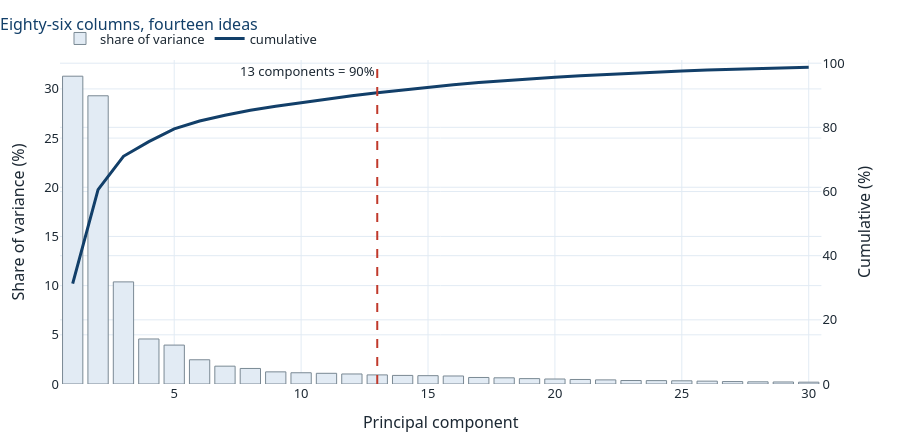

The notebook cell this image was saved under:
### Markdown cell above
The block structure is the point. Inside each dark square sit indicators with different names, different inventors and different Investopedia pages, which move together almost perfectly.

### Code cell
ev = np.linalg.eigvalsh(np.cov(Zc.values.T))[::-1]
ev = ev / ev.sum()
cum = np.cumsum(ev)
n90 = int(np.searchsorted(cum, 0.90) + 1)

fig = make_subplots(specs=[[{"secondary_y": True}]])
fig.add_trace(go.Bar(x=np.arange(1, 31), y=ev[:30] * 100, name="share of variance",
                     marker_color=C["band"], marker_line=dict(color=C["grey"], width=1)))
fig.add_trace(go.Scatter(x=np.arange(1, 31), y=cum[:30] * 100, name="cumulative",
                         line=dict(color=C["navy"], width=3)), secondary_y=True)
fig.add_vline(x=n90, line=dict(color=C["red"], width=2, dash="dash"),
              annotation_text=f"{n90} components = 90%", annotation_position="top left")
fig.update_xaxes(title="Principal component")
fig.update_yaxes(title="Share of variance (%)", secondary_y=False)
fig.update_yaxes(title="Cumulative (%)", secondary_y=True, range=[0, 101])
style(fig, height=440, title="Eighty-six columns, fourteen ideas")
fig.show()

### Figure 1 — Plotly figure (JSON) as saved in the notebook; plotly's stock layout.template omitted (floating-point values rounded to 4 significant figures)
{"data": [{"marker": {"color": "#E2EBF4", "line": {"color": "#7A8994", "width": 1}}, "name": "share of variance", "type": "bar", "x": [1, 2, 3, 4, 5, 6, 7, 8, 9, 10, 11, 12, 13, 14, 15, 16, 17, 18, 19, 20, 21, 22, 23, 24, 25, 26, 27, 28, 29, 30], "y": [31.29, 29.3, 10.38, 4.578, 3.955, 2.463, 1.813, 1.579, 1.234, 1.144, 1.087, 1.02, 0.9253, 0.8725, 0.8466, 0.8139, 0.6635, 0.6279, 0.5482, 0.5087, 0.4598, 0.4187, 0.3557, 0.3449, 0.3231, 0.2893, 0.2469, 0.221, 0.2065, 0.1846]}, {"line": {"color": "#123F69", "width": 3}, "name": "cumulative", "type": "scatter", "x": [1, 2, 3, 4, 5, 6, 7, 8, 9, 10, 11, 12, 13, 14, 15, 16, 17, 18, 19, 20, 21, 22, 23, 24, 25, 26, 27, 28, 29, 30], "xaxis": "x", "y": [31.29, 60.59, 70.98, 75.55, 79.51, 81.97, 83.79, 85.37, 86.6, 87.74, 88.83, 89.85, 90.77, 91.65, 92.49, 93.31, 93.97, 94.6, 95.15, 95.66, 96.12, 96.53, 96.89, 97.24, 97.56, 97.85, 98.09, 98.32, 98.52, 98.71], "yaxis": "y2"}], "layout": {"annotations": [{"showarrow": false, "text": "13 components = 90%", "x": 13, "xanchor": "right", "xref": "x", "y": 1, "yanchor": "top", "yref": "y domain"}], "colorway": ["#123F69", "#C0392B", "#2E8B6B", "#E8A33D", "#2E7EBB", "#7A8994"], "font": {"color": "#1C2833", "family": "Segoe UI, Helvetica, Arial, sans-serif", "size": 13}, "height": 440, "hoverlabel": {"font": {"size": 12}}, "legend": {"orientation": "h", "x": 0, "xanchor": "left", "y": 1.02, "yanchor": "bottom"}, "margin": {"b": 50, "l": 60, "r": 30, "t": 60}, "shapes": [{"line": {"color": "#C0392B", "dash": "dash", "width": 2}, "type": "line", "x0": 13, "x1": 13, "xref": "x", "y0": 0, "y1": 1, "yref": "y domain"}], "title": {"font": {"color": "#123F69", "size": 16}, "text": "Eighty-six columns, fourteen ideas", "x": 0, "xanchor": "left"}, "xaxis": {"anchor": "y", "domain": [0, 0.94], "gridcolor": "#E2EBF4", "showgrid": true, "title": {"text": "Principal component"}, "zeroline": false}, "yaxis": {"anchor": "x", "domain": [0, 1], "gridcolor": "#E2EBF4", "showgrid": true, "title": {"text": "Share of variance (%)"}, "zeroline": false}, "yaxis2": {"anchor": "x", "gridcolor": "#E2EBF4", "overlaying": "y", "range": [0, 101], "showgrid": true, "side": "right", "title": {"text": "Cumulative (%)"}, "zeroline": false}}}
